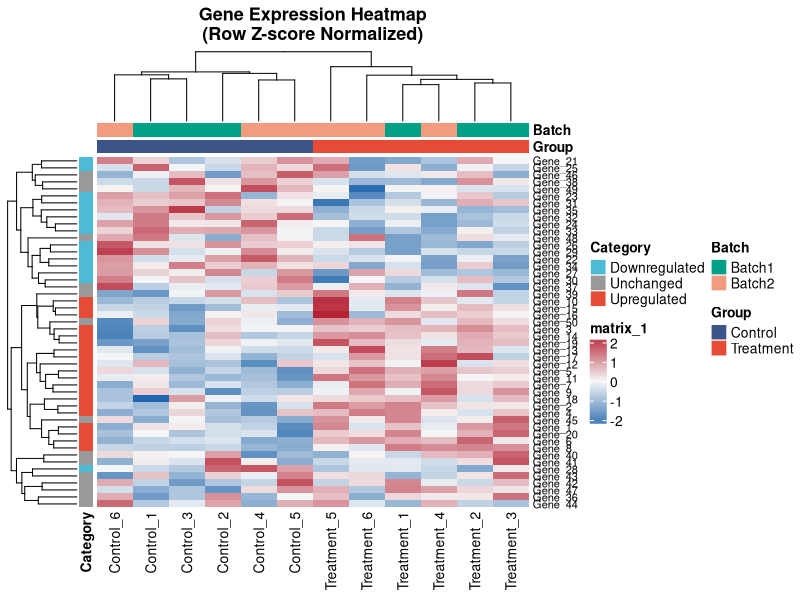
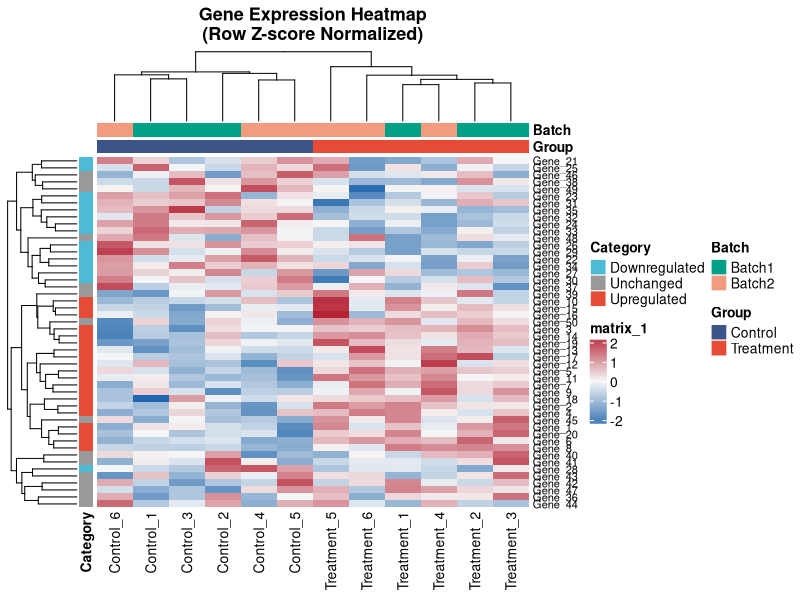
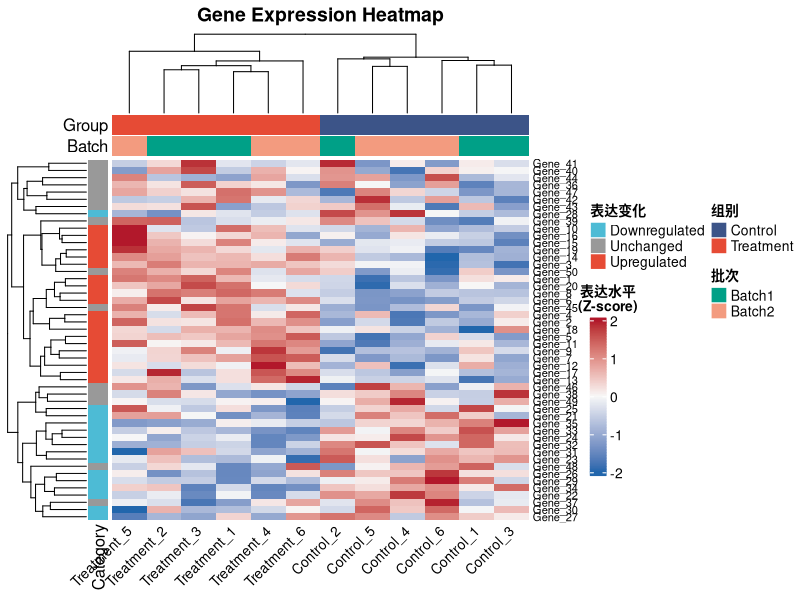
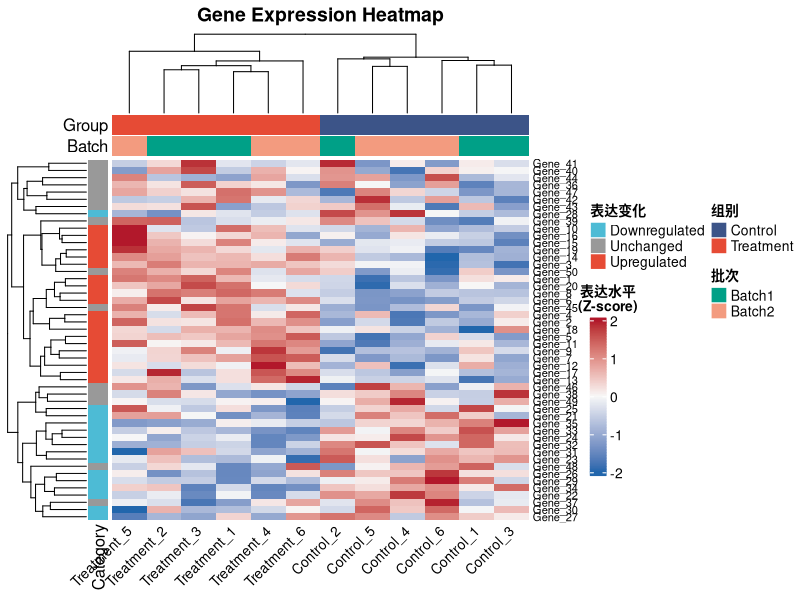
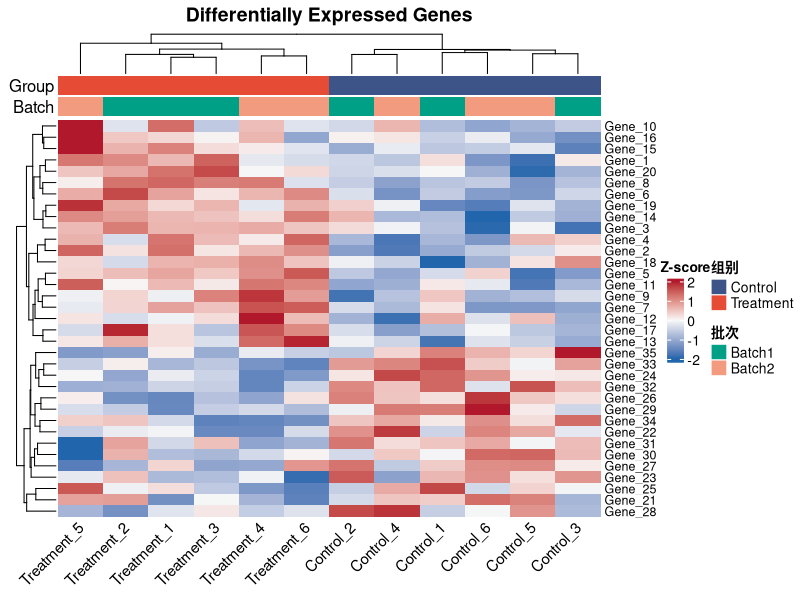
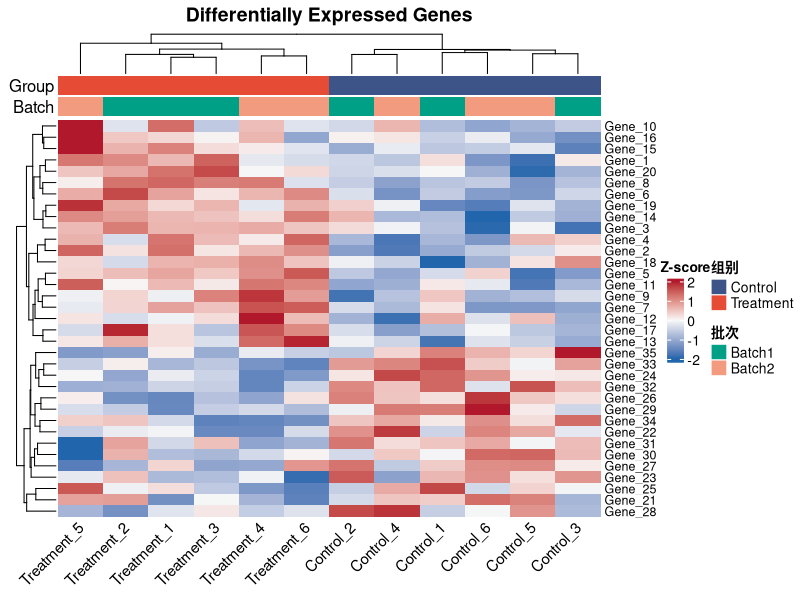

R code for these plots, in order:
# ============================================================
# BioViz Pro - 表达量热图 (Heatmap) 模板
# 
# 用途：展示基因表达谱、样本聚类分析
# 输入：标准化后的基因表达矩阵
# 输出：发表级热图 (SVG/PNG/PDF)
# 
# 作者：BioViz Pro
# 更新日期：2024
# ============================================================

# ====================
# 1. 加载必要的包
# ====================
library(pheatmap)
library(ComplexHeatmap)  # 高级热图
library(circlize)        # 颜色映射
library(RColorBrewer)
library(ggsci)
library(svglite)
library(dplyr)

# ====================
# 2. 发表级图形保存函数（适用于ComplexHeatmap）
# ====================
save_heatmap_figure <- function(heatmap_obj, 
                                 filename, 
                                 width = 8, 
                                 height = 10, 
                                 dpi = 300,
                                 output_dir = "figures") {
  if (!dir.exists(output_dir)) dir.create(output_dir, recursive = TRUE)
  
  # SVG
  svglite::svglite(file.path(output_dir, paste0(filename, ".svg")), 
                   width = width, height = height)
  draw(heatmap_obj)
  dev.off()
  
  # PNG
  png(file.path(output_dir, paste0(filename, ".png")), 
      width = width, height = height, units = "in", res = dpi)
  draw(heatmap_obj)
  dev.off()
  
  # PDF
  cairo_pdf(file.path(output_dir, paste0(filename, ".pdf")), 
            width = width, height = height)
  draw(heatmap_obj)
  dev.off()
  
  message(paste0("✅ 热图已保存: ", output_dir, "/", filename))
}

# pheatmap 保存函数
save_pheatmap <- function(heatmap_obj, 
                          filename, 
                          width = 8, 
                          height = 10,
                          output_dir = "figures") {
  if (!dir.exists(output_dir)) dir.create(output_dir, recursive = TRUE)
  
  # SVG
  svglite::svglite(file.path(output_dir, paste0(filename, ".svg")), 
                   width = width, height = height)
  print(heatmap_obj)
  dev.off()
  
  # PNG
  png(file.path(output_dir, paste0(filename, ".png")), 
      width = width, height = height, units = "in", res = 300)
  print(heatmap_obj)
  dev.off()
  
  # PDF
  cairo_pdf(file.path(output_dir, paste0(filename, ".pdf")), 
            width = width, height = height)
  print(heatmap_obj)
  dev.off()
  
  message(paste0("✅ 热图已保存: ", output_dir, "/", filename))
}

# ====================
# 3. 模拟示例数据
# ====================
set.seed(42)

# 模拟50个基因，12个样本（6对照 + 6处理）
n_genes <- 50
n_samples <- 12

# 创建基因名称
gene_names <- paste0("Gene_", 1:n_genes)

# 创建样本名称
sample_names <- c(paste0("Control_", 1:6), paste0("Treatment_", 1:6))

# 创建表达矩阵（模拟对照和处理组差异）
expr_matrix <- matrix(rnorm(n_genes * n_samples), nrow = n_genes, ncol = n_samples)
rownames(expr_matrix) <- gene_names
colnames(expr_matrix) <- sample_names

# 人为添加一些差异表达模式
# 前20个基因在处理组中上调
expr_matrix[1:20, 7:12] <- expr_matrix[1:20, 7:12] + 2
# 21-35号基因在处理组中下调
expr_matrix[21:35, 7:12] <- expr_matrix[21:35, 7:12] - 1.5

# 创建样本注释信息
sample_annotation <- data.frame(
  Group = c(rep("Control", 6), rep("Treatment", 6)),
  Batch = rep(c("Batch1", "Batch2"), each = 3, times = 2),
  row.names = sample_names
)

# 创建基因注释信息
gene_annotation <- data.frame(
  Category = c(rep("Upregulated", 20), 
               rep("Downregulated", 15), 
               rep("Unchanged", 15)),
  row.names = gene_names
)

# ====================
# 4. 方法一：使用 pheatmap（简单易用）
# ====================

# 定义 Nature 风格配色
npg_colors <- pal_npg("nrc")(10)

# 样本注释颜色
annotation_colors <- list(
  Group = c(Control = npg_colors[4], Treatment = npg_colors[1]),  # 蓝色/红色
  Batch = c(Batch1 = npg_colors[3], Batch2 = npg_colors[5]),
  Category = c(Upregulated = "#E64B35", Downregulated = "#4DBBD5", Unchanged = "#999999")
)

# 绑制 pheatmap
hm_pheatmap <- pheatmap(
  mat = expr_matrix,
  
  # 聚类设置
  cluster_rows = TRUE,
  cluster_cols = TRUE,
  clustering_distance_rows = "euclidean",
  clustering_distance_cols = "euclidean",
  clustering_method = "complete",
  
  # 颜色设置（蓝-白-红渐变）
  color = colorRampPalette(c("#2166AC", "#F7F7F7", "#B2182B"))(100),
  
  # 标准化设置
  scale = "row",  # 按行（基因）标准化
  
  # 注释
  annotation_col = sample_annotation,
  annotation_row = gene_annotation,
  annotation_colors = annotation_colors,
  
  # 显示设置
  show_rownames = TRUE,
  show_colnames = TRUE,
  fontsize = 10,
  fontsize_row = 8,
  fontsize_col = 10,
  
  # 边框
  border_color = NA,
  
  # 图例
  legend = TRUE,
  annotation_legend = TRUE,
  
  # 主标题
  main = "Gene Expression Heatmap\n(Row Z-score Normalized)",
  
  # 不立即绘制，返回对象
  silent = TRUE
)

# 保存 pheatmap
save_pheatmap(hm_pheatmap, "heatmap_pheatmap", width = 10, height = 12)

# ====================
# 5. 方法二：使用 ComplexHeatmap（高级定制）
# ====================

# 设置颜色映射
col_fun <- colorRamp2(
  breaks = c(-2, 0, 2),
  colors = c("#2166AC", "#F7F7F7", "#B2182B")
)

# 行标准化
expr_scaled <- t(scale(t(expr_matrix)))

# 创建顶部注释
ha_top <- HeatmapAnnotation(
  Group = sample_annotation$Group,
  Batch = sample_annotation$Batch,
  col = list(
    Group = c(Control = npg_colors[4], Treatment = npg_colors[1]),
    Batch = c(Batch1 = npg_colors[3], Batch2 = npg_colors[5])
  ),
  annotation_name_side = "left",
  annotation_legend_param = list(
    Group = list(title = "组别"),
    Batch = list(title = "批次")
  )
)

# 创建左侧注释
ha_left <- rowAnnotation(
  Category = gene_annotation$Category,
  col = list(
    Category = c(Upregulated = "#E64B35", 
                 Downregulated = "#4DBBD5", 
                 Unchanged = "#999999")
  ),
  annotation_legend_param = list(
    Category = list(title = "表达变化")
  )
)

# 创建 ComplexHeatmap
hm_complex <- Heatmap(
  matrix = expr_scaled,
  name = "Z-score",
  
  # 颜色
  col = col_fun,
  
  # 聚类
  cluster_rows = TRUE,
  cluster_columns = TRUE,
  clustering_distance_rows = "euclidean",
  clustering_distance_columns = "euclidean",
  clustering_method_rows = "complete",
  clustering_method_columns = "complete",
  
  # 显示树状图
  show_row_dend = TRUE,
  show_column_dend = TRUE,
  row_dend_width = unit(20, "mm"),
  column_dend_height = unit(20, "mm"),
  
  # 标签
  row_names_gp = gpar(fontsize = 8),
  column_names_gp = gpar(fontsize = 10),
  column_names_rot = 45,
  
  # 注释
  top_annotation = ha_top,
  left_annotation = ha_left,
  
  # 边框
  rect_gp = gpar(col = NA),
  
  # 图例
  heatmap_legend_param = list(
    title = "表达水平\n(Z-score)",
    title_position = "topcenter",
    legend_height = unit(4, "cm")
  ),
  
  # 标题
  column_title = "Gene Expression Heatmap",
  column_title_gp = gpar(fontsize = 14, fontface = "bold")
)

# 绘制并保存
save_heatmap_figure(hm_complex, "heatmap_complex", width = 10, height = 12)

# ====================
# 6. 简化版热图（仅显示差异基因）
# ====================

# 选择差异表达基因（前35个）
deg_genes <- gene_names[1:35]
expr_deg <- expr_scaled[deg_genes, ]

hm_deg <- Heatmap(
  matrix = expr_deg,
  name = "Z-score",
  col = col_fun,
  
  cluster_rows = TRUE,
  cluster_columns = TRUE,
  
  show_row_dend = TRUE,
  show_column_dend = TRUE,
  
  row_names_gp = gpar(fontsize = 9),
  column_names_gp = gpar(fontsize = 11),
  column_names_rot = 45,
  
  top_annotation = ha_top,
  
  column_title = "Differentially Expressed Genes",
  column_title_gp = gpar(fontsize = 14, fontface = "bold"),
  
  heatmap_legend_param = list(
    title = "Z-score",
    title_position = "topcenter"
  )
)

save_heatmap_figure(hm_deg, "heatmap_DEGs", width = 8, height = 10)

# ====================
# 7. 使用说明
# ====================
message("
╔════════════════════════════════════════════════════════════╗
║  热图绑制完成！                                            ║
║                                                            ║
║  使用您自己的数据时：                                      ║
║  1. 准备标准化后的表达矩阵（行=基因，列=样本）             ║
║  2. 准备样本注释数据框                                     ║
║  3. 选择 pheatmap（简单）或 ComplexHeatmap（高级）         ║
║  4. 调整颜色方案和聚类参数                                 ║
║                                                            ║
║  推荐配色：                                                ║
║  - 蓝-白-红：适合展示上调/下调                             ║
║  - 紫-白-绿：viridis 色系，适合单向数据                    ║
║                                                            ║
║  输出文件位于 figures/ 目录                                ║
╚════════════════════════════════════════════════════════════╝
")
